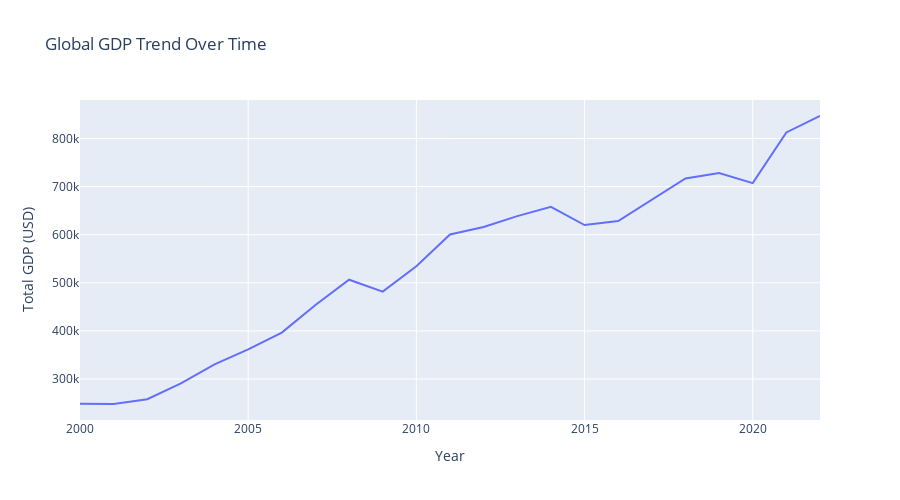

Source (notebook cell):
### Markdown cell above
## 3. Global Economic Trends

### Code cell
# Global GDP Trend (Sum of all countries)
global_gdp = df_long.groupby('Year')['GDP'].sum().reset_index()

fig = px.line(global_gdp, x='Year', y='GDP', title='Global GDP Trend Over Time',
              labels={'GDP': 'Total GDP (USD)'})
fig.update_layout(height=500)
fig.show()

### Figure 1 — Plotly figure (JSON) as saved in the notebook; plotly's stock layout.template omitted (floating-point values rounded to 4 significant figures)
{"data": [{"hovertemplate": "Year=%{x}<br>Total GDP (USD)=%{y}<extra></extra>", "legendgroup": "", "line": {"color": "#636efa", "dash": "solid"}, "marker": {"symbol": "circle"}, "mode": "lines", "name": "", "orientation": "v", "showlegend": false, "type": "scatter", "x": [2000, 2001, 2002, 2003, 2004, 2005, 2006, 2007, 2008, 2009, 2010, 2011, 2012, 2013, 2014, 2015, 2016, 2017, 2018, 2019, 2020, 2021, 2022], "xaxis": "x", "y": [248700.0, 248000.0, 257800.0, 290900.0, 330300.0, 361400.0, 396500.0, 453900.0, 506400.0, 481700.0, 534400.0, 600400.0, 615900.0, 638600.0, 658100.0, 620000.0, 628500.0, 673200.0, 717000.0, 728100.0, 707200.0, 812700.0, 846900.0], "yaxis": "y"}], "layout": {"height": 500, "legend": {"tracegroupgap": 0}, "title": {"text": "Global GDP Trend Over Time"}, "xaxis": {"anchor": "y", "domain": [0, 1], "title": {"text": "Year"}}, "yaxis": {"anchor": "x", "domain": [0, 1], "title": {"text": "Total GDP (USD)"}}}}
